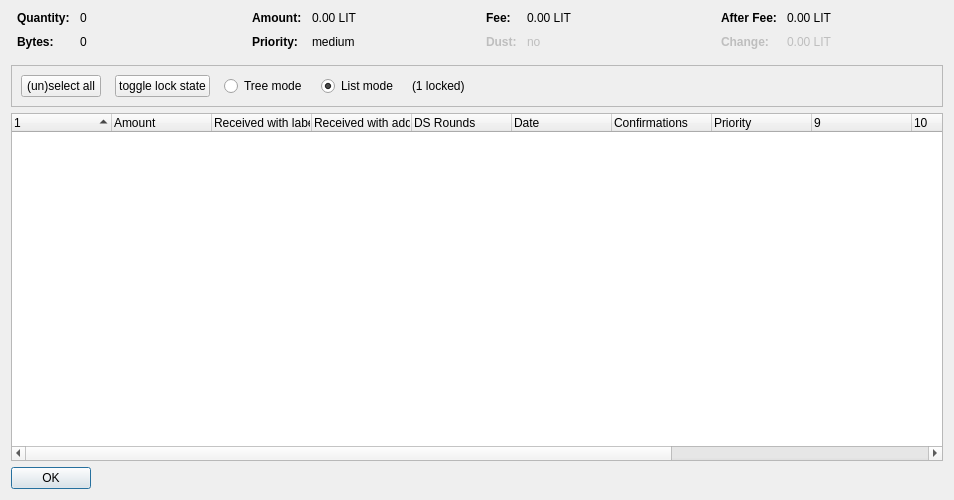
<?xml version="1.0" encoding="UTF-8"?>
<ui version="4.0">
 <class>CoinControlDialog</class>
 <widget class="QDialog" name="CoinControlDialog">
  <property name="geometry">
   <rect>
    <x>0</x>
    <y>0</y>
    <width>954</width>
    <height>500</height>
   </rect>
  </property>
  <property name="windowTitle">
   <string>Coin Selection</string>
  </property>
  <layout class="QVBoxLayout" name="verticalLayout">
   <item>
    <layout class="QHBoxLayout" name="horizontalLayoutTop" stretch="0,0,0,0">
     <property name="topMargin">
      <number>0</number>
     </property>
     <property name="bottomMargin">
      <number>10</number>
     </property>
     <item>
      <layout class="QFormLayout" name="formLayoutCoinControl1">
       <property name="horizontalSpacing">
        <number>10</number>
       </property>
       <property name="verticalSpacing">
        <number>10</number>
       </property>
       <property name="leftMargin">
        <number>6</number>
       </property>
       <property name="rightMargin">
        <number>6</number>
       </property>
       <item row="0" column="0">
        <widget class="QLabel" name="labelCoinControlQuantityText">
         <property name="font">
          <font>
           <weight>75</weight>
           <bold>true</bold>
          </font>
         </property>
         <property name="text">
          <string>Quantity:</string>
         </property>
        </widget>
       </item>
       <item row="0" column="1">
        <widget class="QLabel" name="labelCoinControlQuantity">
         <property name="cursor">
          <cursorShape>IBeamCursor</cursorShape>
         </property>
         <property name="contextMenuPolicy">
          <enum>Qt::ActionsContextMenu</enum>
         </property>
         <property name="text">
          <string notr="true">0</string>
         </property>
         <property name="textInteractionFlags">
          <set>Qt::LinksAccessibleByMouse|Qt::TextSelectableByKeyboard|Qt::TextSelectableByMouse</set>
         </property>
        </widget>
       </item>
       <item row="1" column="0">
        <widget class="QLabel" name="labelCoinControlBytesText">
         <property name="font">
          <font>
           <weight>75</weight>
           <bold>true</bold>
          </font>
         </property>
         <property name="text">
          <string>Bytes:</string>
         </property>
        </widget>
       </item>
       <item row="1" column="1">
        <widget class="QLabel" name="labelCoinControlBytes">
         <property name="cursor">
          <cursorShape>IBeamCursor</cursorShape>
         </property>
         <property name="contextMenuPolicy">
          <enum>Qt::ActionsContextMenu</enum>
         </property>
         <property name="text">
          <string notr="true">0</string>
         </property>
         <property name="textInteractionFlags">
          <set>Qt::LinksAccessibleByMouse|Qt::TextSelectableByKeyboard|Qt::TextSelectableByMouse</set>
         </property>
        </widget>
       </item>
      </layout>
     </item>
     <item>
      <layout class="QFormLayout" name="formLayoutCoinControl2">
       <property name="horizontalSpacing">
        <number>10</number>
       </property>
       <property name="verticalSpacing">
        <number>10</number>
       </property>
       <property name="leftMargin">
        <number>6</number>
       </property>
       <property name="rightMargin">
        <number>6</number>
       </property>
       <item row="0" column="0">
        <widget class="QLabel" name="labelCoinControlAmountText">
         <property name="font">
          <font>
           <weight>75</weight>
           <bold>true</bold>
          </font>
         </property>
         <property name="text">
          <string>Amount:</string>
         </property>
        </widget>
       </item>
       <item row="0" column="1">
        <widget class="QLabel" name="labelCoinControlAmount">
         <property name="cursor">
          <cursorShape>IBeamCursor</cursorShape>
         </property>
         <property name="contextMenuPolicy">
          <enum>Qt::ActionsContextMenu</enum>
         </property>
         <property name="text">
          <string notr="true">0.00 LIT</string>
         </property>
         <property name="textInteractionFlags">
          <set>Qt::LinksAccessibleByMouse|Qt::TextSelectableByKeyboard|Qt::TextSelectableByMouse</set>
         </property>
        </widget>
       </item>
       <item row="1" column="0">
        <widget class="QLabel" name="labelCoinControlPriorityText">
         <property name="font">
          <font>
           <weight>75</weight>
           <bold>true</bold>
          </font>
         </property>
         <property name="text">
          <string>Priority:</string>
         </property>
        </widget>
       </item>
       <item row="1" column="1">
        <widget class="QLabel" name="labelCoinControlPriority">
         <property name="cursor">
          <cursorShape>IBeamCursor</cursorShape>
         </property>
         <property name="contextMenuPolicy">
          <enum>Qt::ActionsContextMenu</enum>
         </property>
         <property name="text">
          <string>medium</string>
         </property>
         <property name="textInteractionFlags">
          <set>Qt::LinksAccessibleByMouse|Qt::TextSelectableByKeyboard|Qt::TextSelectableByMouse</set>
         </property>
        </widget>
       </item>
      </layout>
     </item>
     <item>
      <layout class="QFormLayout" name="formLayoutCoinControl3">
       <property name="horizontalSpacing">
        <number>10</number>
       </property>
       <property name="verticalSpacing">
        <number>10</number>
       </property>
       <property name="leftMargin">
        <number>6</number>
       </property>
       <property name="rightMargin">
        <number>6</number>
       </property>
       <item row="0" column="0">
        <widget class="QLabel" name="labelCoinControlFeeText">
         <property name="font">
          <font>
           <weight>75</weight>
           <bold>true</bold>
          </font>
         </property>
         <property name="text">
          <string>Fee:</string>
         </property>
        </widget>
       </item>
       <item row="0" column="1">
        <widget class="QLabel" name="labelCoinControlFee">
         <property name="cursor">
          <cursorShape>IBeamCursor</cursorShape>
         </property>
         <property name="contextMenuPolicy">
          <enum>Qt::ActionsContextMenu</enum>
         </property>
         <property name="text">
          <string notr="true">0.00 LIT</string>
         </property>
         <property name="textInteractionFlags">
          <set>Qt::LinksAccessibleByMouse|Qt::TextSelectableByKeyboard|Qt::TextSelectableByMouse</set>
         </property>
        </widget>
       </item>
       <item row="1" column="0">
        <widget class="QLabel" name="labelCoinControlLowOutputText">
         <property name="enabled">
          <bool>false</bool>
         </property>
         <property name="font">
          <font>
           <weight>75</weight>
           <bold>true</bold>
          </font>
         </property>
         <property name="text">
          <string>Dust:</string>
         </property>
        </widget>
       </item>
       <item row="1" column="1">
        <widget class="QLabel" name="labelCoinControlLowOutput">
         <property name="enabled">
          <bool>false</bool>
         </property>
         <property name="cursor">
          <cursorShape>IBeamCursor</cursorShape>
         </property>
         <property name="contextMenuPolicy">
          <enum>Qt::ActionsContextMenu</enum>
         </property>
         <property name="text">
          <string>no</string>
         </property>
         <property name="textInteractionFlags">
          <set>Qt::LinksAccessibleByMouse|Qt::TextSelectableByKeyboard|Qt::TextSelectableByMouse</set>
         </property>
        </widget>
       </item>
      </layout>
     </item>
     <item>
      <layout class="QFormLayout" name="formLayoutCoinControl4">
       <property name="horizontalSpacing">
        <number>10</number>
       </property>
       <property name="verticalSpacing">
        <number>10</number>
       </property>
       <property name="leftMargin">
        <number>6</number>
       </property>
       <property name="rightMargin">
        <number>6</number>
       </property>
       <item row="0" column="0">
        <widget class="QLabel" name="labelCoinControlAfterFeeText">
         <property name="font">
          <font>
           <weight>75</weight>
           <bold>true</bold>
          </font>
         </property>
         <property name="text">
          <string>After Fee:</string>
         </property>
        </widget>
       </item>
       <item row="0" column="1">
        <widget class="QLabel" name="labelCoinControlAfterFee">
         <property name="cursor">
          <cursorShape>IBeamCursor</cursorShape>
         </property>
         <property name="contextMenuPolicy">
          <enum>Qt::ActionsContextMenu</enum>
         </property>
         <property name="text">
          <string notr="true">0.00 LIT</string>
         </property>
         <property name="textInteractionFlags">
          <set>Qt::LinksAccessibleByMouse|Qt::TextSelectableByKeyboard|Qt::TextSelectableByMouse</set>
         </property>
        </widget>
       </item>
       <item row="1" column="0">
        <widget class="QLabel" name="labelCoinControlChangeText">
         <property name="enabled">
          <bool>false</bool>
         </property>
         <property name="font">
          <font>
           <weight>75</weight>
           <bold>true</bold>
          </font>
         </property>
         <property name="text">
          <string>Change:</string>
         </property>
        </widget>
       </item>
       <item row="1" column="1">
        <widget class="QLabel" name="labelCoinControlChange">
         <property name="enabled">
          <bool>false</bool>
         </property>
         <property name="cursor">
          <cursorShape>IBeamCursor</cursorShape>
         </property>
         <property name="contextMenuPolicy">
          <enum>Qt::ActionsContextMenu</enum>
         </property>
         <property name="text">
          <string notr="true">0.00 LIT</string>
         </property>
         <property name="textInteractionFlags">
          <set>Qt::LinksAccessibleByMouse|Qt::TextSelectableByKeyboard|Qt::TextSelectableByMouse</set>
         </property>
        </widget>
       </item>
      </layout>
     </item>
    </layout>
   </item>
   <item>
    <widget class="QFrame" name="frame">
     <property name="minimumSize">
      <size>
       <width>0</width>
       <height>40</height>
      </size>
     </property>
     <property name="frameShape">
      <enum>QFrame::StyledPanel</enum>
     </property>
     <property name="frameShadow">
      <enum>QFrame::Sunken</enum>
     </property>
     <layout class="QHBoxLayout" name="horizontalLayout">
      <item>
       <layout class="QHBoxLayout" name="horizontalLayoutPanel" stretch="0,0,0,0,0,0">
        <property name="spacing">
         <number>14</number>
        </property>
        <item>
         <widget class="QPushButton" name="pushButtonSelectAll">
          <property name="sizePolicy">
           <sizepolicy hsizetype="Maximum" vsizetype="Fixed">
            <horstretch>0</horstretch>
            <verstretch>0</verstretch>
           </sizepolicy>
          </property>
          <property name="text">
           <string>(un)select all</string>
          </property>
          <property name="autoDefault">
           <bool>false</bool>
          </property>
         </widget>
        </item>
        <item>
         <widget class="QPushButton" name="pushButtonToggleLock">
          <property name="sizePolicy">
           <sizepolicy hsizetype="Maximum" vsizetype="Fixed">
            <horstretch>0</horstretch>
            <verstretch>0</verstretch>
           </sizepolicy>
          </property>
          <property name="text">
           <string>toggle lock state</string>
          </property>
          <property name="autoDefault">
           <bool>false</bool>
          </property>
         </widget>
        </item>
        <item>
         <widget class="QRadioButton" name="radioTreeMode">
          <property name="sizePolicy">
           <sizepolicy hsizetype="Maximum" vsizetype="Fixed">
            <horstretch>0</horstretch>
            <verstretch>0</verstretch>
           </sizepolicy>
          </property>
          <property name="text">
           <string>Tree mode</string>
          </property>
         </widget>
        </item>
        <item>
         <widget class="QRadioButton" name="radioListMode">
          <property name="sizePolicy">
           <sizepolicy hsizetype="Maximum" vsizetype="Fixed">
            <horstretch>0</horstretch>
            <verstretch>0</verstretch>
           </sizepolicy>
          </property>
          <property name="text">
           <string>List mode</string>
          </property>
          <property name="checked">
           <bool>true</bool>
          </property>
         </widget>
        </item>
        <item>
         <widget class="QLabel" name="labelLocked">
          <property name="text">
           <string>(1 locked)</string>
          </property>
         </widget>
        </item>
        <item>
         <spacer name="horizontalSpacer">
          <property name="orientation">
           <enum>Qt::Horizontal</enum>
          </property>
          <property name="sizeHint" stdset="0">
           <size>
            <width>40</width>
            <height>20</height>
           </size>
          </property>
         </spacer>
        </item>
       </layout>
      </item>
     </layout>
    </widget>
   </item>
   <item>
    <widget class="CoinControlTreeWidget" name="treeWidget">
     <property name="contextMenuPolicy">
      <enum>Qt::CustomContextMenu</enum>
     </property>
     <property name="sortingEnabled">
      <bool>false</bool>
     </property>
     <property name="columnCount">
      <number>13</number>
     </property>
     <attribute name="headerShowSortIndicator" stdset="0">
      <bool>true</bool>
     </attribute>
     <attribute name="headerStretchLastSection">
      <bool>false</bool>
     </attribute>
     <column>
      <property name="text">
       <string/>
      </property>
     </column>
     <column>
      <property name="text">
       <string>Amount</string>
      </property>
     </column>
     <column>
      <property name="text">
       <string>Received with label</string>
      </property>
     </column>
     <column>
      <property name="text">
       <string>Received with address</string>
      </property>
     </column>
     <column>
      <property name="text">
       <string>DS Rounds</string>
      </property>
     </column>
     <column>
      <property name="text">
       <string>Date</string>
      </property>
     </column>
     <column>
      <property name="text">
       <string>Confirmations</string>
      </property>
      <property name="toolTip">
       <string>Confirmed</string>
      </property>
     </column>
     <column>
      <property name="text">
       <string>Priority</string>
      </property>
     </column>
     <column>
      <property name="text">
       <string/>
      </property>
     </column>
     <column>
      <property name="text">
       <string/>
      </property>
     </column>
     <column>
      <property name="text">
       <string/>
      </property>
     </column>
     <column>
      <property name="text">
       <string/>
      </property>
     </column>
     <column>
      <property name="text">
       <string/>
      </property>
     </column>
    </widget>
   </item>
   <item>
    <widget class="QDialogButtonBox" name="buttonBox">
     <property name="sizePolicy">
      <sizepolicy hsizetype="Maximum" vsizetype="Fixed">
       <horstretch>0</horstretch>
       <verstretch>0</verstretch>
      </sizepolicy>
     </property>
     <property name="orientation">
      <enum>Qt::Horizontal</enum>
     </property>
     <property name="standardButtons">
      <set>QDialogButtonBox::Ok</set>
     </property>
    </widget>
   </item>
  </layout>
 </widget>
 <customwidgets>
  <customwidget>
   <class>CoinControlTreeWidget</class>
   <extends>QTreeWidget</extends>
   <header>coincontroltreewidget.h</header>
  </customwidget>
 </customwidgets>
 <resources/>
 <connections/>
</ui>
